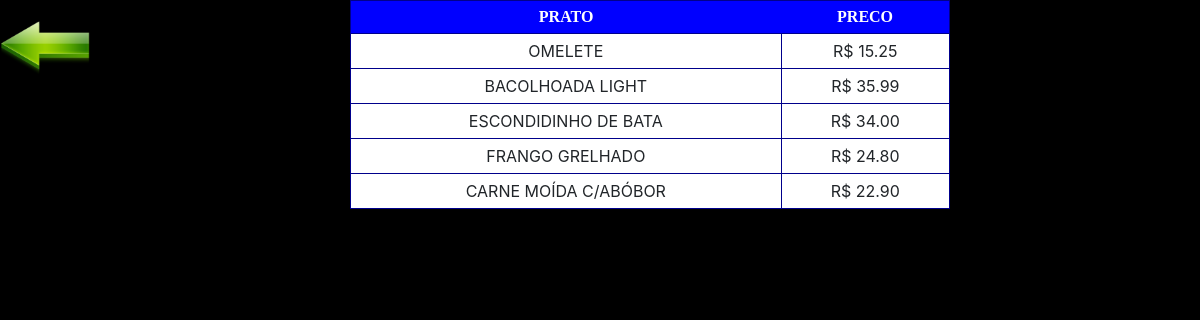
/pages/cardapio/sau.php, run on the app's committed database.
### tables this page shows
CREATE TABLE saudavel(
       idsd INT PRIMARY KEY AUTO_INCREMENT,
       prato VARCHAR(20),
       preco VARCHAR(8),
       id_tipo INT,
       FOREIGN KEY(id_tipo)
       REFERENCES tipo(idtipo)
);

### pages/cardapio/sau.php (the view, shortened to what this page needs)
<?php
$sql = "SELECT * FROM saudavel";
$res = mysqli_query($con,$sql);
?>
<table>
        <tr>
        <th>
        PRATO
        </th>
        <th>
        PRECO
        </th>
        </tr>
<?php
while($reg = mysqli_fetch_array($res)){
        echo "<tr>";
        echo "<td>";
        echo utf8_encode($reg['prato']);
        echo "</td>";
        echo "<td>";
        echo $reg['preco'];
        echo "</td>";
        echo "</tr>";
}
?>
</table>
<html>
<head>
        <link rel="stylesheet" href="https://stackpath.bootstrapcdn.com/bootstrap/4.1.3/css/bootstrap.min.css">
        <link rel="stylesheet" href="css/style2.css"/>
</head>
<body>
<div class="back">
        <a href="index2.html">
                <img src="images/voltv.png"/>
        </a>
</div>
</body>

### assets/css/page/style2.css (style rules this page uses)
table, td { border: 1px solid #00008B; }
th, td { padding: 7px; }
table { text-align: center; position: absolute; left: 350; width: 600px; background-color:white; }
th { background-color: #0000FF; font-family: serif; color: white; }
body { background-color: black; }
img { width: 90px; position: absolute; top: 0px; left: 0px; position: fixed; }

### data on the page
saudavel: prato "OMELETE", preco "R$ 15.25"
saudavel: prato "BACOLHOADA LIGHT", preco "R$ 35.99"
saudavel: prato "ESCONDIDINHO DE BATA", preco "R$ 34.00"
saudavel: prato "FRANGO GRELHADO", preco "R$ 24.80"
saudavel: prato "CARNE MOÍDA C/ABÓBOR", preco "R$ 22.90"
